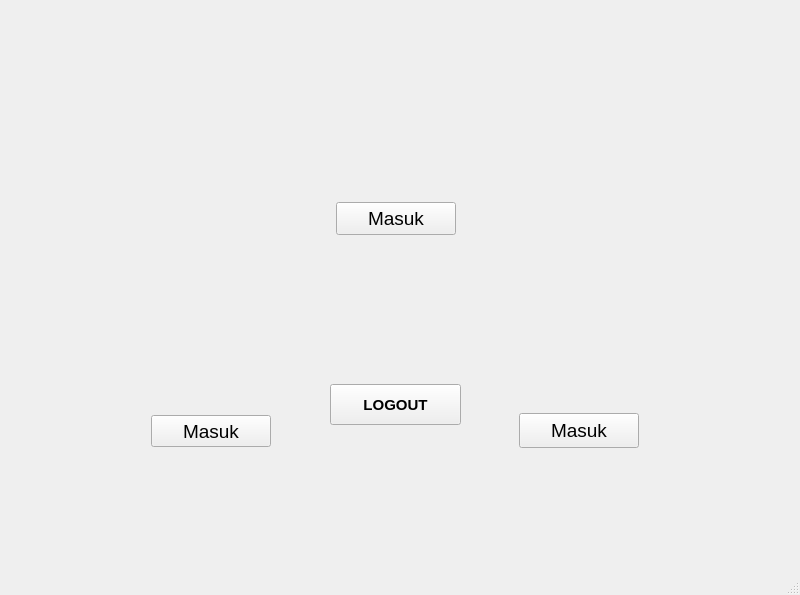
<?xml version="1.0" encoding="UTF-8"?>
<ui version="4.0">
 <class>MainWindow</class>
 <widget class="QMainWindow" name="MainWindow">
  <property name="geometry">
   <rect>
    <x>0</x>
    <y>0</y>
    <width>800</width>
    <height>595</height>
   </rect>
  </property>
  <property name="windowTitle">
   <string>MainWindow</string>
  </property>
  <widget class="QWidget" name="centralwidget">
   <widget class="QPushButton" name="btn_view">
    <property name="geometry">
     <rect>
      <x>519</x>
      <y>413</y>
      <width>120</width>
      <height>35</height>
     </rect>
    </property>
    <property name="font">
     <font>
      <pointsize>14</pointsize>
     </font>
    </property>
    <property name="text">
     <string>Masuk</string>
    </property>
   </widget>
   <widget class="QPushButton" name="btn_delete">
    <property name="geometry">
     <rect>
      <x>151</x>
      <y>415</y>
      <width>120</width>
      <height>32</height>
     </rect>
    </property>
    <property name="font">
     <font>
      <pointsize>14</pointsize>
     </font>
    </property>
    <property name="text">
     <string>Masuk</string>
    </property>
   </widget>
   <widget class="QPushButton" name="btn_insert">
    <property name="geometry">
     <rect>
      <x>336</x>
      <y>202</y>
      <width>120</width>
      <height>33</height>
     </rect>
    </property>
    <property name="font">
     <font>
      <pointsize>14</pointsize>
     </font>
    </property>
    <property name="text">
     <string>Masuk</string>
    </property>
   </widget>
   <widget class="QPushButton" name="btn_logout">
    <property name="geometry">
     <rect>
      <x>330</x>
      <y>384</y>
      <width>131</width>
      <height>41</height>
     </rect>
    </property>
    <property name="font">
     <font>
      <pointsize>11</pointsize>
      <weight>75</weight>
      <bold>true</bold>
     </font>
    </property>
    <property name="text">
     <string>LOGOUT</string>
    </property>
   </widget>
   <widget class="QLabel" name="label">
    <property name="geometry">
     <rect>
      <x>2</x>
      <y>4</y>
      <width>787</width>
      <height>534</height>
     </rect>
    </property>
    <property name="text">
     <string/>
    </property>
    <property name="pixmap">
     <pixmap>dashboard User.png</pixmap>
    </property>
    <property name="scaledContents">
     <bool>true</bool>
    </property>
   </widget>
   <zorder>label</zorder>
   <zorder>btn_view</zorder>
   <zorder>btn_delete</zorder>
   <zorder>btn_insert</zorder>
   <zorder>btn_logout</zorder>
  </widget>
  <widget class="QMenuBar" name="menubar">
   <property name="geometry">
    <rect>
     <x>0</x>
     <y>0</y>
     <width>800</width>
     <height>26</height>
    </rect>
   </property>
  </widget>
  <widget class="QStatusBar" name="statusbar"/>
 </widget>
 <resources/>
 <connections/>
</ui>
